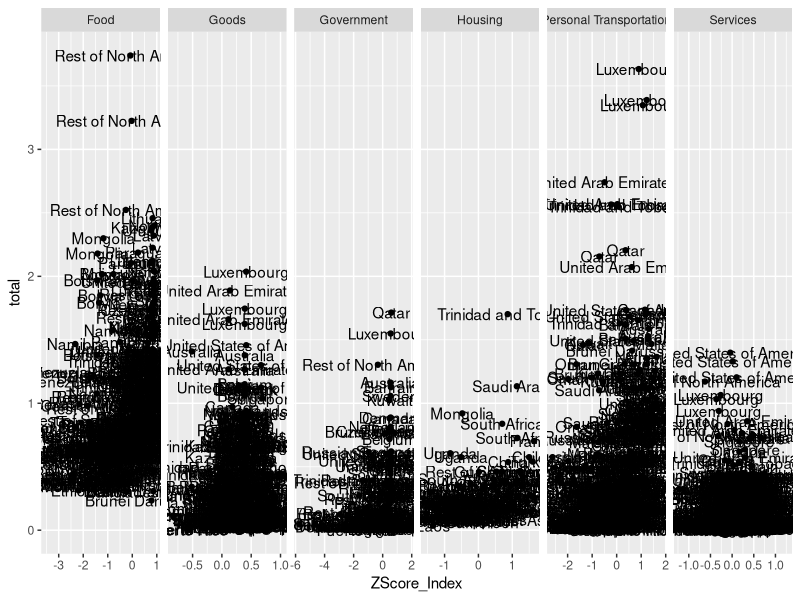
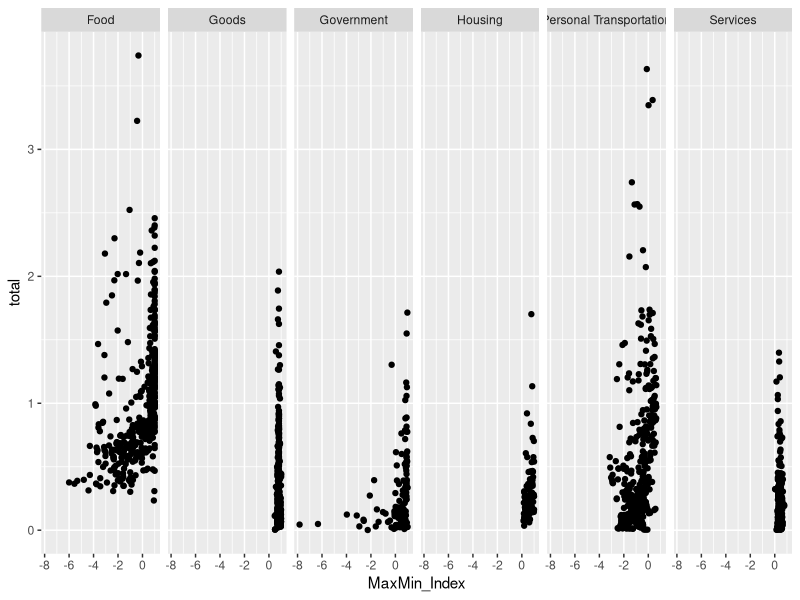
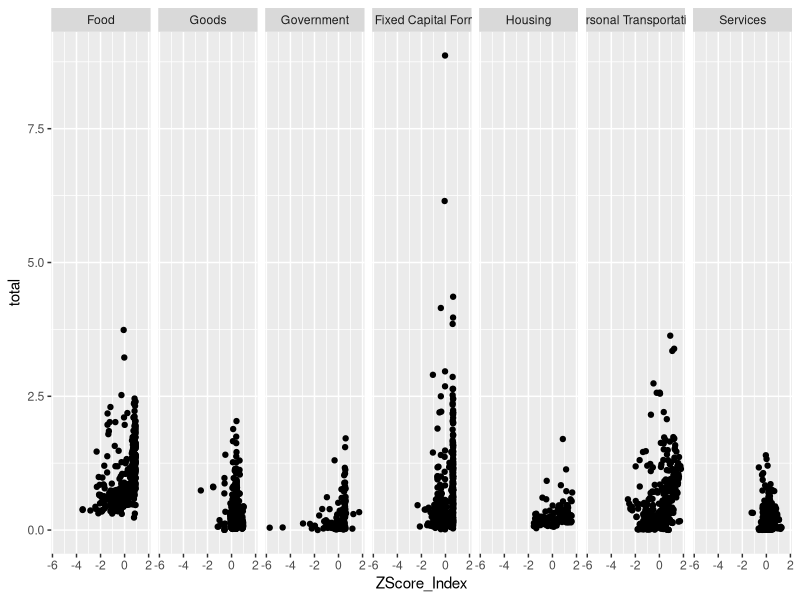
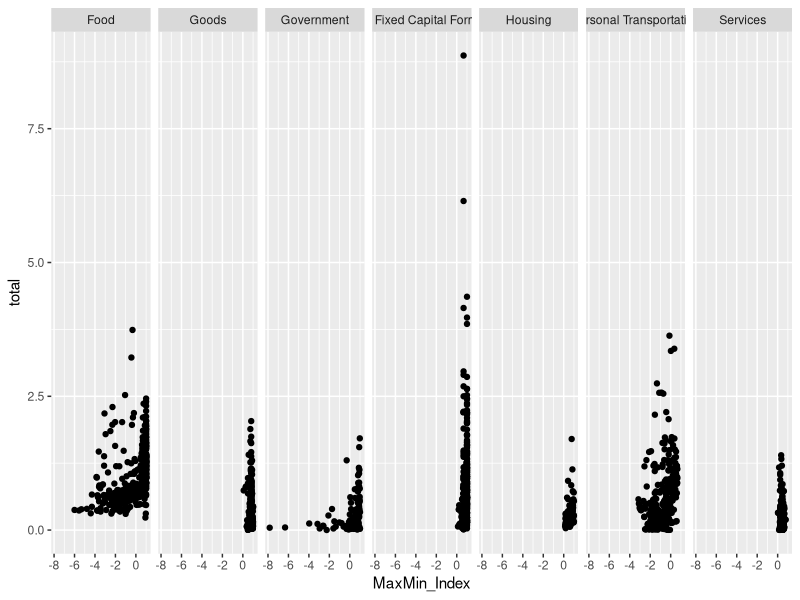

Reproduce these figures in R, in order.
library(ggplot2)

EFWBData <- read.csv("./GFN_Data_Visualization/ScatterVisuals/NFA_WB_2017_CLUM.csv")
EFSDGData <- read.csv("./GFN_Data_Visualization/ScatterVisuals/NFA_SDG_2017_CLUM.csv")
ggplot(EFWBData, aes(ZScore_Index, total)) + geom_point() + facet_grid(~ clum7_name, scales = "free")+
  geom_text( label = EFWBData$GTAP_name)
ggplot(EFWBData, aes(MaxMin_Index, total)) + geom_point() + facet_grid(~ clum7_name)
ggplot(EFSDGData, aes(ZScore_Index, total)) + geom_point() + facet_grid(~ clum7_name)
ggplot(EFSDGData, aes(MaxMin_Index, total)) + geom_point() + facet_grid(~ clum7_name)

